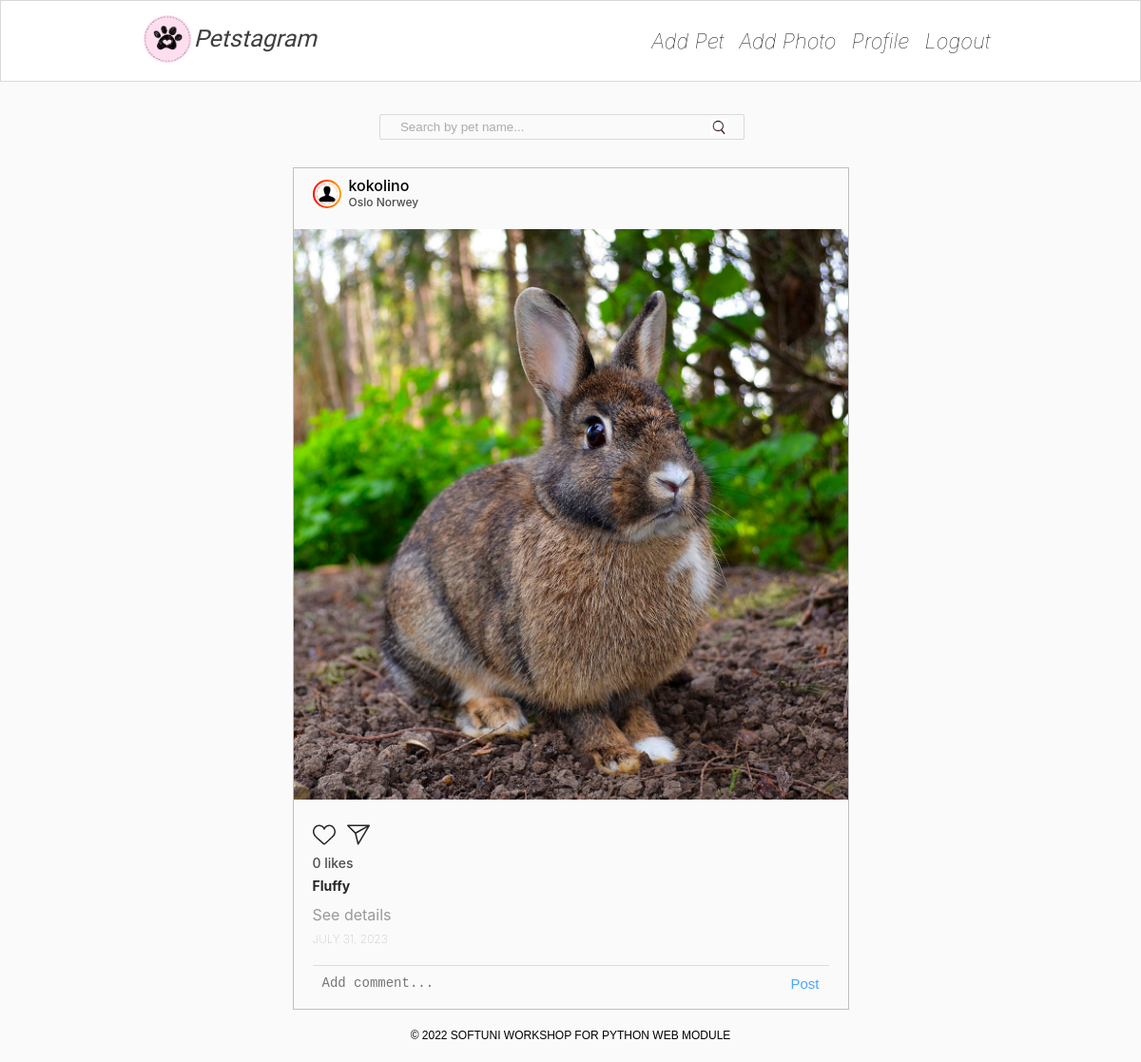
The page / (signed in) on the database its author committed.
### PetstagramWebsite/photos/models.py (models this page shows, shortened)
class Photo(models.Model):
    image = models.ImageField(
        upload_to='pet_photos',
        validators=(validate_file_size,),
    )
    description = models.TextField(
        max_length=300,
        blank=True,
        null=True,
        validators=(MinLengthValidator(10),),
    )
    location = models.CharField(
        max_length=30,
        blank=True,
        null=True
    )
    tagged_pets = models.ManyToManyField(
        Pet,
        blank=True,
    )
    date_of_publication = models.DateField(
        auto_now=True
    )
    user = models.ForeignKey(
        to=PetstagramUser,
        on_delete=models.CASCADE
    )

### PetstagramWebsite/accounts/models.py (models this page shows)
class PetstagramUser(AbstractUser):
    email = models.EmailField(
        unique=True
    )
    first_name = models.CharField(
        max_length=30,
        validators=(
            MinLengthValidator(2),
            only_letters_validator,
        )
    )
    last_name = models.CharField(
        max_length=30,
        validators=(
            MinLengthValidator(2),
            only_letters_validator,
        )
    )
    profile_picture = models.URLField()
    gender = models.CharField(
        max_length=20,
        choices=(
            ('Male', 'Male'),
            ('Female', 'Female'),
            ('Do not show', 'Do not show'),
        ),
    )

### PetstagramWebsite/pets/models.py (models this page shows, shortened)
class Pet(models.Model):
    name = models.CharField(
        max_length=30
    )
    personal_photo = models.URLField()
    date_of_birth = models.DateField(
        blank=True,
        null=True
    )
    slug = models.SlugField(
        unique=True,
        editable=False,
        blank=True
    )
    user = models.ForeignKey(
        to=PetstagramUser,
        on_delete=models.CASCADE
    )

### PetstagramWebsite/common/views.py (the view)
# urls.py: path('', index, name='home'),
def index(request):
    all_photos = Photo.objects.all()
    comment_form = CommentForm()
    search_form = SearchForm()
    if request.method == 'POST':
        search_form = SearchForm(request.POST)
        if search_form.is_valid():
            all_photos = all_photos.filter(tagged_pets__name__icontains=search_form.cleaned_data['pet_name'])
            search_form = SearchForm()
    context = {
        'all_photos': all_photos,
        'comment_form': comment_form,
        'search_form': search_form,
        'all_liked_photos_by_request_user': get_all_liked_photos_by_request_user(request),
    }
    return render(request, 'common/home-page.html', context)

### PetstagramWebsite/common/forms.py
class CommentForm(forms.ModelForm):
    class Meta:
        model = Comment
        fields = ['text']
        widgets = {
            'text': forms.Textarea(
                attrs={
                    'placeholder': 'Add comment...'
                }
            )
        }

class SearchForm(forms.Form):
    pet_name = forms.CharField(
        widget=forms.TextInput(
            attrs={
                'placeholder': 'Search by pet name...'
            }
        )
    )

### PetstagramWebsite/common/core.py (called while the page is built)
def get_all_liked_photos_by_request_user(request):
    all_liked_photos_by_request_user = []
    user = request.user
    if user.is_authenticated:
        all_liked_photos_by_request_user = [like.to_photo_id for like in user.like_set.all()]
        return all_liked_photos_by_request_user
    return all_liked_photos_by_request_user

### templates/common/home-page.html (shortened to what this page needs)
{% extends 'base.html' %}
{% load static %}
   {% block page_content %}
    <div class="container">
        <div class="col-9">
            <form class="searchbar" method="post" action="{% url 'home' %}">
                {{ search_form }}
            </form>
            {% include 'common/pet-post.html' %}
        </div>
    </div>
    {% endblock %}

### templates/common/pet-post.html (shortened to what this page needs)
{% load static %}
{% for photo in all_photos %}
<div class="card">
                <div class="top">
                    <div class="userDetails">
                        <a href="{% url 'profile-details' photo.user.pk %}">
                            <div class="profilepic">
                                <div class="profile_img">
                                    <div class="image">
                                        {% if not photo.user.profile_picture %}
                                        <img src="{% static 'images/person.png' %}" alt="img8">
                                        {% else %}
                                         <img src="{{ photo.user.profile_picture }}" alt="img8">
                                        {% endif %}
                                    </div>
                                </div>
                            </div>
                        </a>
                        <h3>
                            <a href="{% url 'profile-details' photo.user.pk %}">
                                {% if photo.user.get_full_name %}
                                {{ photo.user.get_full_name }}
                                {% else %}
                                {{ photo.user.username }}
                                {% endif %}
                            </a>
                            <br>
                            {% if photo.location %}
                            <span>{{ photo.location }}</span>
                            {% endif %}
                        </h3>
                    </div>
                </div>
                <div class="imgBx" id="{{ photo.id }}">
                    <img src="/media/{{ photo.image }}" alt="post" class="cover">
                </div>
                <div class="bottom">
                    <div class="actionBtns">
                        <div class="left">
								<span class="heart">
									<a href="{% url 'like' photo.id %}">
                                        {% if photo.id in all_liked_photos_by_request_user %}
                                        <svg style="color: red"
                                             xmlns="http://www.w3.org/2000/svg"
                                             width="24"
                                             height="24"
                                             fill="currentColor"
                                             class="bi bi-heart-fill"
                                             viewBox="0 0 16 16">
                                            <path fill-rule="evenodd"
                                                  d="M8 1.314C12.438-3.248 23.534 4.735
                                                  8 15-7.534 4.736 3.562-3.248 8 1.314z"
                                                  fill="red">
                                            </path>
                                        </svg>
                                        {% else %}
                                        <svg aria-label="Like"
                                             color="#262626"
                                             fill="#262626"
                                             height="24"
                                             role="img"
                                             viewBox="0 0 48 48"
                                             width="24">
                                            {% endif %}
                                        <path d="M34.6 6.1c5.7 0 10.4 5.2 10.4
                                                    11.5 0 6.8-5.9 11-11.5 16S25 41.3 24
                                                    41.9c-1.1-.7-4.7-4-9.5-8.3-5.7-5-11.5-9.2-11.5-16C3
                                                    11.3 7.7 6.1 13.4 6.1c4.2 0 6.5 2 8.1 4.3
                                                    1.9 2.6 2.2 3.9 2.5 3.9.3 0 .6-1.3 2.5-3.9
                                                    1.6-2.3 3.9-4.3 8.1-4.3m0-3c-4.5 0-7.9
                                                    1.8-10.6 5.6-2.7-3.7-6.1-5.5-10.6-5.5C6 3.1
                                                    0 9.6 0 17.6c0 7.3 5.4 12 10.6 16.5.6.5 1.3
                                                    1.1 1.9 1.7l2.3 2c4.4 3.9 6.6 5.9 7.6 6.5.5.3
                                                    1.1.5 1.6.5.6 0 1.1-.2 1.6-.5 1-.6 2.8-2.2
                                                    7.8-6.8l2-1.8c.7-.6 1.3-1.2 2-1.7C42.7 29.6
                                                    48 25 48 17.6c0-8-6-14.5-13.4-14.5z">
                                        </path>
                                    </svg>
								</a>
								</span>
                            <a href="{% url 'share' photo.id %}">
                            </a>
                        </div>
                    </div>
                    <a href="#">
                        <p class="likes">{{ photo.like_set.count }} likes</p>
                    </a>
                    {% for pet in photo.tagged_pets.all %}
                    <a href="{% url 'pet_details' pet.user.username pet.slug %}">
                        <p class="message">
                            <b>{{ pet.name }}</b>
                        </p>
                    </a>
                     {% endfor %}
                    <a href="{% url 'photo_details' photo.pk %}">
                        <h4 class="details">See details</h4>
                    </a>
                    <h5 class="postTime">{{ photo.date_of_publication }}</h5>
                    <div class="addComments">
                        <form method="post" action="{% url 'comment' photo.id %}">
                            {{ comment_form }}
                            <button type="submit">Post</button>
                        </form>
                    </div>
                </div>
            </div>
{% endfor %}

### static/css/home.css (style rules this page uses)
* { margin: 0; padding: 0; box-sizing: border-box; }
body { font-family: -apple-system, system-ui, "Segoe UI", Roboto, Oxygen, Ubuntu, Cantarell, "Open Sans", "Helvetica Neue", sans-serif; background: #fafafa; min-height: 100vh; }
.container { padding: 15px 0; width: 75%; display: flex; align-items: center; justify-content: space-between; }
.container a { color: #403e3e; }
.searchbar { width: -10%; margin: 0 18% 5% 0; text-align: end; }
.searchbar input { background-color: #fafafa; width: 80%; padding: 5px 5px 5px 0; text-indent: 21px; outline: none; border: 1px solid rgb(218, 217, 217); border-radius: 2px; color: rgb(77, 77, 77); }
.searchbar input::placeholder { font-weight: lighter; color: rgb(172, 172, 172); }
main .container { position: relative; margin-top: 60px; width: 75%; display: flex; align-items: flex-start; justify-content: space-between; }
.col-9 { width: 65%; margin: 5% auto; margin-bottom: -20px; }
.col-9 .card { margin-bottom: 20px; position: relative; width: 100%; display: inline-block; border: 1px solid rgba(7, 7, 7, 0.24); }
.col-9 .card .top { padding: 10px 20px; display: flex; justify-content: space-between; align-items: center; }
.col-9 .card .bottom { padding: 10px 20px; }
.col-9 .card .top .userDetails { width: 100%; display: flex; align-items: center; }
.profilepic { display: inline-block; }
.profilepic .profile_img { display: flex; align-items: center; justify-content: center; border-radius: 50%; overflow: hidden; width: 30px; height: 30px; background: linear-gradient(to right, red, orange); padding: 2px; margin-right: 8px; }
.profilepic .profile_img .image { position: relative; width: 100%; height: 100%; border-radius: 50%; margin-top: 0; overflow: hidden; display: flex; align-items: center; justify-content: center; border: 2px solid white; }
.profilepic .profile_img img { width: 100%; height: 100%; object-fit: cover; margin-top: 0 !important; }
.cover { position: absolute; top: 0; left: 0; width: 100%; height: 100%; object-fit: cover; }
.col-9 .card .top .userDetails h3 { font-size: 16px; color: #4d4d4f; font-weight: 500; line-height: 1em; white-space: nowrap; }
.col-9 .card .top .userDetails h3 span { font-size: 0.75em; }
.imgBx { position: relative; width: 100%; min-height: 600px; margin: 10px 0 15px; }
.actionBtns { display: flex; justify-content: space-between; align-items: center; }
.actionBtns svg { cursor: pointer; }
.actionBtns .left svg { margin-right: 8px; }
.likes { font-weight: 500; margin-top: 5px; font-size: 14px; cursor: default; color: #4d4d4f; }
.message { font-weight: 400; margin-top: 5px; font-size: 14px; color: #777; line-height: 1.5em; }
.message b { color: #262626; }
.details { margin-top: 10px; font-weight: 400; color: #999; }
.addComments { display: flex; align-items: center; margin-top: 20px; border-top: 1px solid #ddd; padding: 10px 0; }
.addComments button { position: absolute; right: 30px; color: #1d92ffcb; font-weight: 500; font-size: 15px; border: none; background-color: inherit; cursor: pointer; }
textarea { position: absolute; left: 30px; width: 85%; resize: none; overflow: hidden; height: 20px; border: none; outline: none; font-weight: 400; font-size: 14px; color: #262626; background: none; }
.addComments form { display: flex; margin-bottom: 15px; }
.postTime { margin-top: 8px; font-weight: lighter; cursor: default; color: rgb(163, 163, 163); font-size: 12px; text-transform: uppercase; }
a { text-decoration: none; }

### static/css/photoDetails.css (style rules this page uses)
.userDetails a { color: initial; }

### static/css/profile.css (style rules this page uses)
.profile_img img { width: 175px; height: 175px; margin-top: 10px; border-radius: 50%; object-fit: cover; }

### rows shown on the page
Photo: user.username "kokolino", location "Oslo Norwey", image (picture), like_set.count "0", date_of_publication "JULY 31, 2023"
Pet: name "Fluffy"
